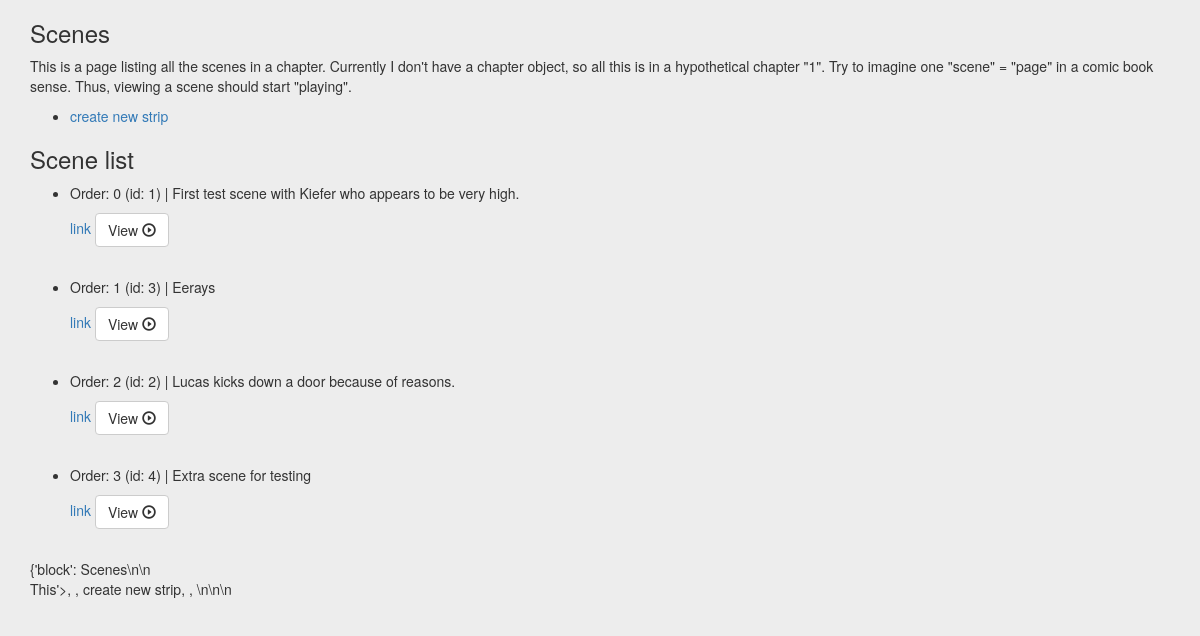
Screenshot of /flipbooks/ with the database file from the repository.
### flipbooks/models.py (models this page shows)
class Scene(models.Model):
    order = models.IntegerField(default="0")
    children_orders = models.TextField(max_length=200, default="")
    name = models.CharField(max_length=50, blank=True, default="")
    description = models.TextField(max_length=100, blank=True, default="")
    date_created = models.DateTimeField(auto_now_add=True)
    date_modified = models.DateTimeField(auto_now=True)
    def __str__(self):
        return "Scene order: {}".format(self.order)

### flipbooks/views.py (the view)
class SceneListView(generic.ListView):
    queryset = Scene.objects.order_by('order')

### proj_cumulus/templates/flipbooks/scene_list.html (shortened to what this page needs)
{% extends "base.html" %}
{% load thumbnail %}
{% block content %}
<h3>Scenes</h3>
<p>This is a page listing all the scenes in a chapter. Currently I don't have
a chapter object, so all this is in a hypothetical chapter "1". Try to imagine one
"scene" = "page" in a comic book sense. Thus, viewing a scene should start "playing".</p>
<div>
    <ul class="list inline">
        <li><a href="{% url 'flipbooks:strip-create' %}">create new strip</a></li>
    </ul>
</div>
<h3>Scene list</h3>
<ul>
    {% for scene in object_list %}
        <li>
            Order: {{scene.order}} (id: {{scene.id}}) | {{scene.description}}
            <p>
                {% url 'flipbooks:strip-list' scene_pk=scene.pk as strip_url %}
                <form action="{{strip_url}}">
                    <a href="{% url 'flipbooks:strip-list' scene_pk=scene.pk %}">link</a>
                    <button type="submit" class="btn btn-default btn-md">
                      View <span class="glyphicon glyphicon-play-circle" aria-hidden="true"></span>
                     </button>
                </form>
                <div class="frame_thumbs stacked">
                </div>
            </p>
        </li>
    {% empty %}
        <p>No strips could be found</p>
    {% endfor %}
</ul>
{% debug %}
{% endblock content %}

### proj_cumulus/templates/base.html (shortened to what this page needs)
{% load static %}
<!DOCTYPE html>
<html lang="en">
  <head>
    <link href="{% static 'bootstrap/css/bootstrap.min.css' %}" rel="stylesheet">
    <link href="{% static 'css_static/main.css' %}" rel="stylesheet">
  </head>
  <body>
    <div class='container'>
      {% block content %}
      {% endblock %}
  </body>
</html>

### static-storage/css_static/main.css (style rules this page uses)
body { background-color: #ededed; }

### rows the page displays
Scene: order "0", id "1", description "First test scene with Kiefer who appears to be very high.", order.order "{'block': Scenes \\n\\n This'>, , create new strip , , \\n\\n\\n"
Scene: order "1", id "3", description "Eerays"
Scene: order "2", id "2", description "Lucas kicks down a door because of reasons."
Scene: order "3", id "4", description "Extra scene for testing"
